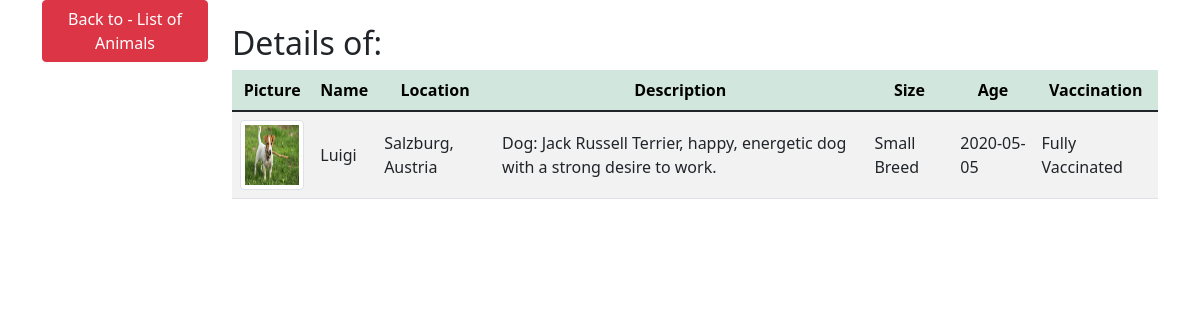
/details.php?animal_id=14 (signed in), run on the app's committed database.
### tables this page shows
CREATE TABLE `animals` (
  `animal_id` int(11) NOT NULL,
  `name` varchar(100) NOT NULL,
  `picture` varchar(100) NOT NULL,
  `location` varchar(100) NOT NULL,
  `description` varchar(255) NOT NULL,
  `size` varchar(100) NOT NULL,
  `age` date NOT NULL,
  `vaccination` varchar(50) NOT NULL,
  `status` varchar(15) NOT NULL
);

### details.php (the view, shortened to what this page needs)
<?php
require_once 'components/db_connect.php';
 if ($_GET['animal_id']) {
    $id = $_GET['animal_id'];
    $sql = "SELECT * FROM animals WHERE animal_id= {$id}";
    $result = mysqli_query($connect, $sql);
    $animals = mysqli_fetch_assoc($result);
    if (mysqli_num_rows($result) == 1) {
        $name = $animals['name'];
        $location = $animals['location'];
        $description = $animals['description'];
        $size = $animals['size'];
        $age = $animals['age'];
        $vaccination = $animals['vaccination'];
     $tbody="<tr>
     <td><img class='img-thumbnail' src='pictures/" . $animals['picture'] . "'</td>
         <td>$name</td>
         <td>$location</td>
         <td>$description</td>
         <td>$size</td>
         <td>$age</td>
         <td>$vaccination</td></tr>";
    } else {
         header("location: animals/adopt.php");
    }
} else {
    header("location: animals/error.php");
}
?>
<!DOCTYPE html>
<html lang="en">
<head>
    <?php require_once 'components/boot.php' ?>
</head>
<body>
    <div class="container">
        <div class="row">
            <div class="col-2">
                <a class="btn btn-danger" href="home.php">Back to - List of Animals</a>
            </div>
            <div class="col-10 mt-4">
                <p class='h2'>Details of:</p>
                <table class='table table-striped'>
                    <thead class='table-success'>
                        <tr>
                            <th>Picture</th>
                            <th>Name</th>
                            <th>Location</th>
                            <th>Description</th>
                            <th>Size</th>
                            <th>Age</th>
                            <th>Vaccination</th>
                        </tr>
                    </thead>
                    <tbody>
                        <?= $tbody ?>
                    </tbody>
                </table>
            </div>
        </div>
    </div>
</body>
</html>

### details.php (style rules this page uses)
.img-thumbnail { width: 70px !important; height: 70px !important; }
td { text-align: left; vertical-align: middle; }
tr { text-align: center; }

### data on the page
animals: picture (picture), name "Luigi", location "Salzburg, Austria", description "Dog: Jack Russell Terrier, happy, energetic dog with a strong desire to work.", size "Small Breed", age "2020-05-05", vaccination "Fully Vaccinated"
